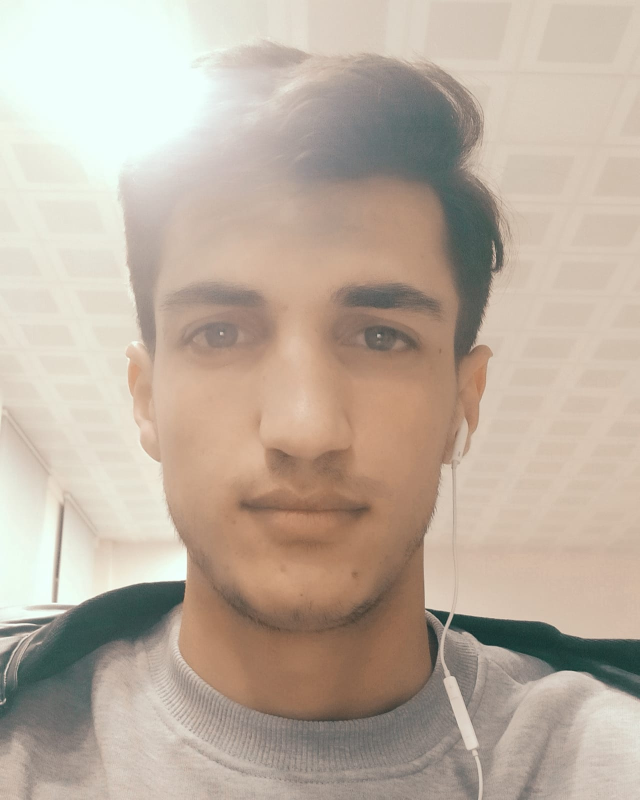
#> input picture NesneTespiti/sezer.jpeg, 1279 x 1600 px (shown at 1/2 size)
$ python Yuz_tespiti_two.py sezer.jpeg
#> lines starting #> are read from the running program, lines starting #| are printed output that depends on the picture; after the words box and inside, x2 and y2 are one past the last pixel; in counts of white or black regions, pixels touching at a corner belong together
import cv2, sys

#Haar cascade classifier yukle
face_cascade = cv2.CascadeClassifier(cv2.data.haarcascades + 'haarcascade_frontalface_default.xml')
eye_cascade = cv2.CascadeClassifier(cv2.data.haarcascades + 'haarcascade_eye.xml')

#img_path = sys.argv[1] #dosya yolunu al
img = cv2.imread("sezer.jpeg") #dosyayi oku
#> img is the input picture: shape (1600, 1279, 3); mean B, G, R 159.9, 174.3, 188.9
imgResize = cv2.resize(img,(600,600))
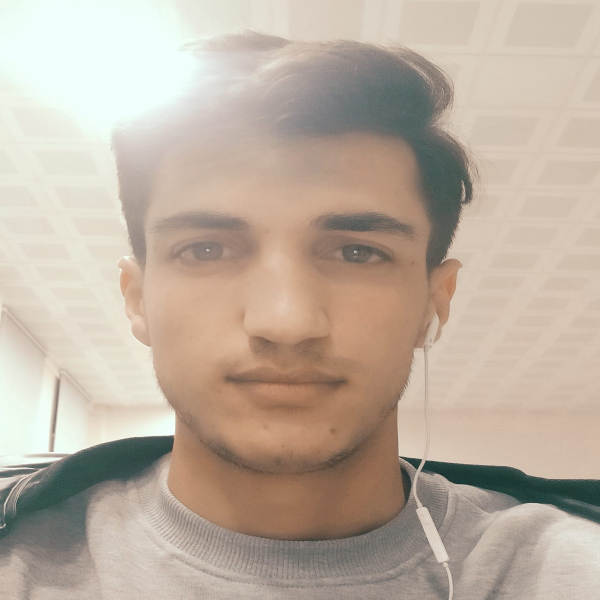
#> imgResize: shape (600, 600, 3); mean B, G, R 159.9, 174.3, 188.9
gray = cv2.cvtColor(imgResize, cv2.COLOR_BGR2GRAY) #siyah-beyaz yap
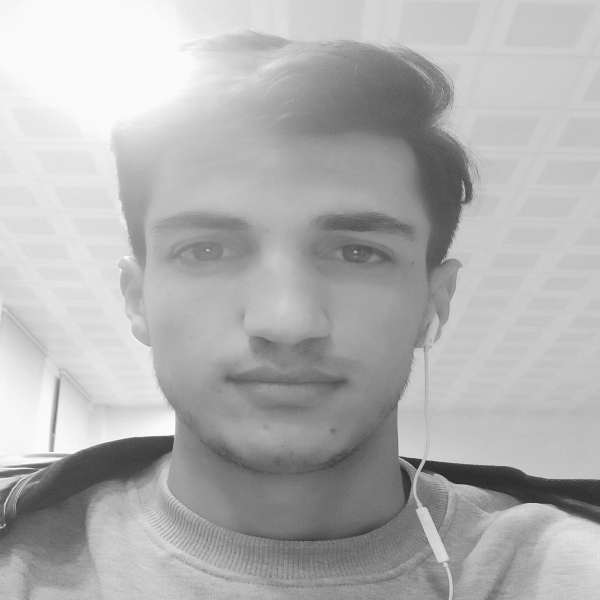
#> gray: shape (600, 600); min 37, max 253, mean 177

#yuzleri bul
faces = face_cascade.detectMultiScale(gray, 1.3, 5, minSize = (130,130))
#> faces = [[109, 114, 360, 360]]

#yuzleri isaretle
for (x,y,w,h) in faces:
    imgResize = cv2.rectangle(imgResize, (x,y), (x+w,y+h), (0,255,0), 2)
    roi_gray = gray[y:y+h, x:x+w]
    roi_color = imgResize[y:y+h, x:x+w]
    #gozleri bul
    eyes = eye_cascade.detectMultiScale(roi_gray, minSize=(50,50))
    #gozleri isaretle
    for (x1,y1,w1,h1) in eyes:
        cv2.rectangle(roi_color, (x1,y1), (x1+w1,y1+h1), (255,0,0),2)
#> this loop made 1 pass
#> (x, y, w, h, eyes) on pass 1: (109, 114, 360, 360, [[51, 98, 79, 79], [205, 102, 78, 78]])
#> pass 1, `imgResize = cv2.rectangle(imgResize, (x,y), (x+w,y+h), (0,255,0), 2)`:
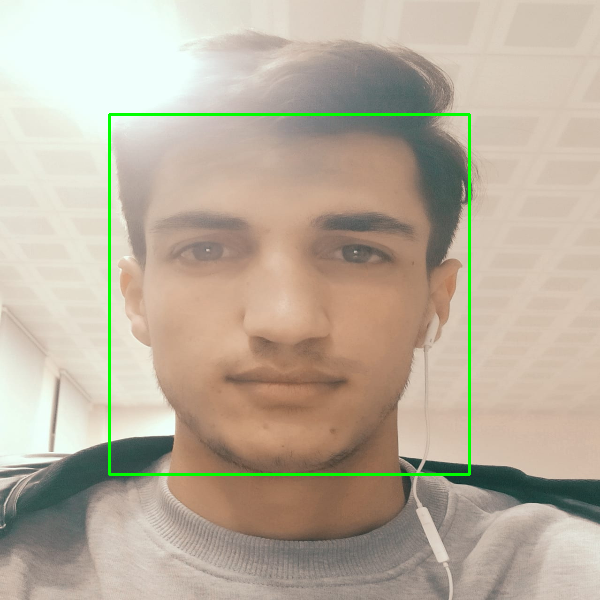
#> imgResize: shape (600, 600, 3); 1.2% of pixels changed, all inside (x1, y1, x2, y2) = (108, 113, 471, 476)
#> pass 1, `roi_gray = gray[y:y+h, x:x+w]`:
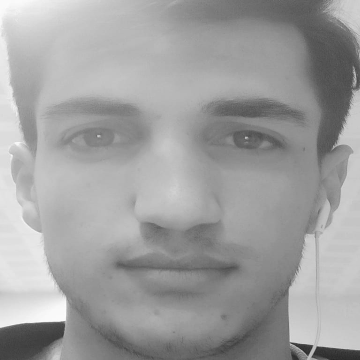
#> roi_gray: shape (360, 360); min 37, max 252, mean 159
#> pass 1, `roi_color = imgResize[y:y+h, x:x+w]`:
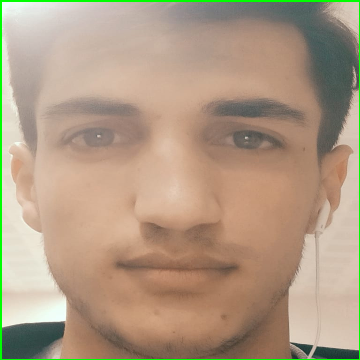
#> roi_color: shape (360, 360, 3); mean B, G, R 132, 154.9, 176
#> after the loop:
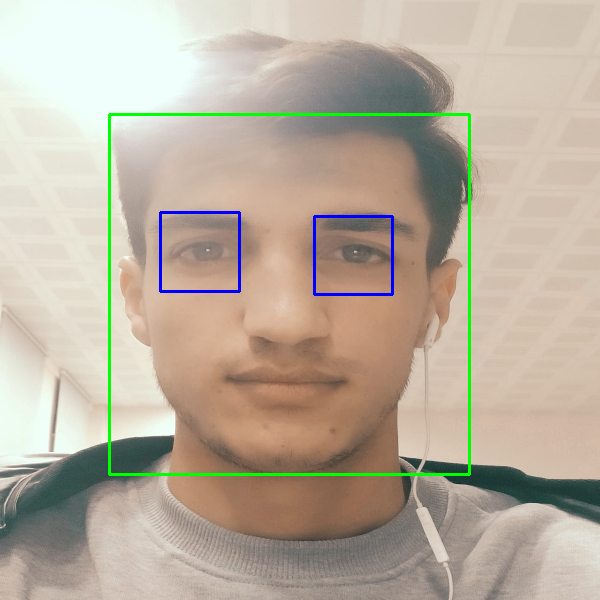
#> imgResize: shape (600, 600, 3); 0.52% of pixels changed, all inside (x1, y1, x2, y2) = (159, 211, 394, 296)
#> after the loop:
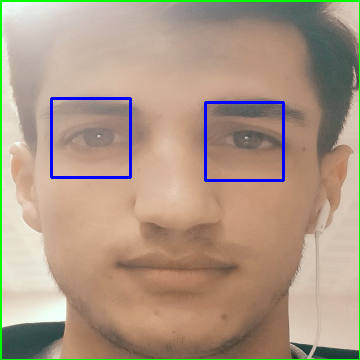
#> roi_color: shape (360, 360, 3); 1.45% of pixels changed, all inside (x1, y1, x2, y2) = (50, 97, 285, 182)

cv2.imshow('img',imgResize) #ekranda
cv2.imwrite("output_detected.jpg", imgResize) #kaydet
cv2.waitKey(0) #tusa basinca cik
cv2.destroyAllWindows()
